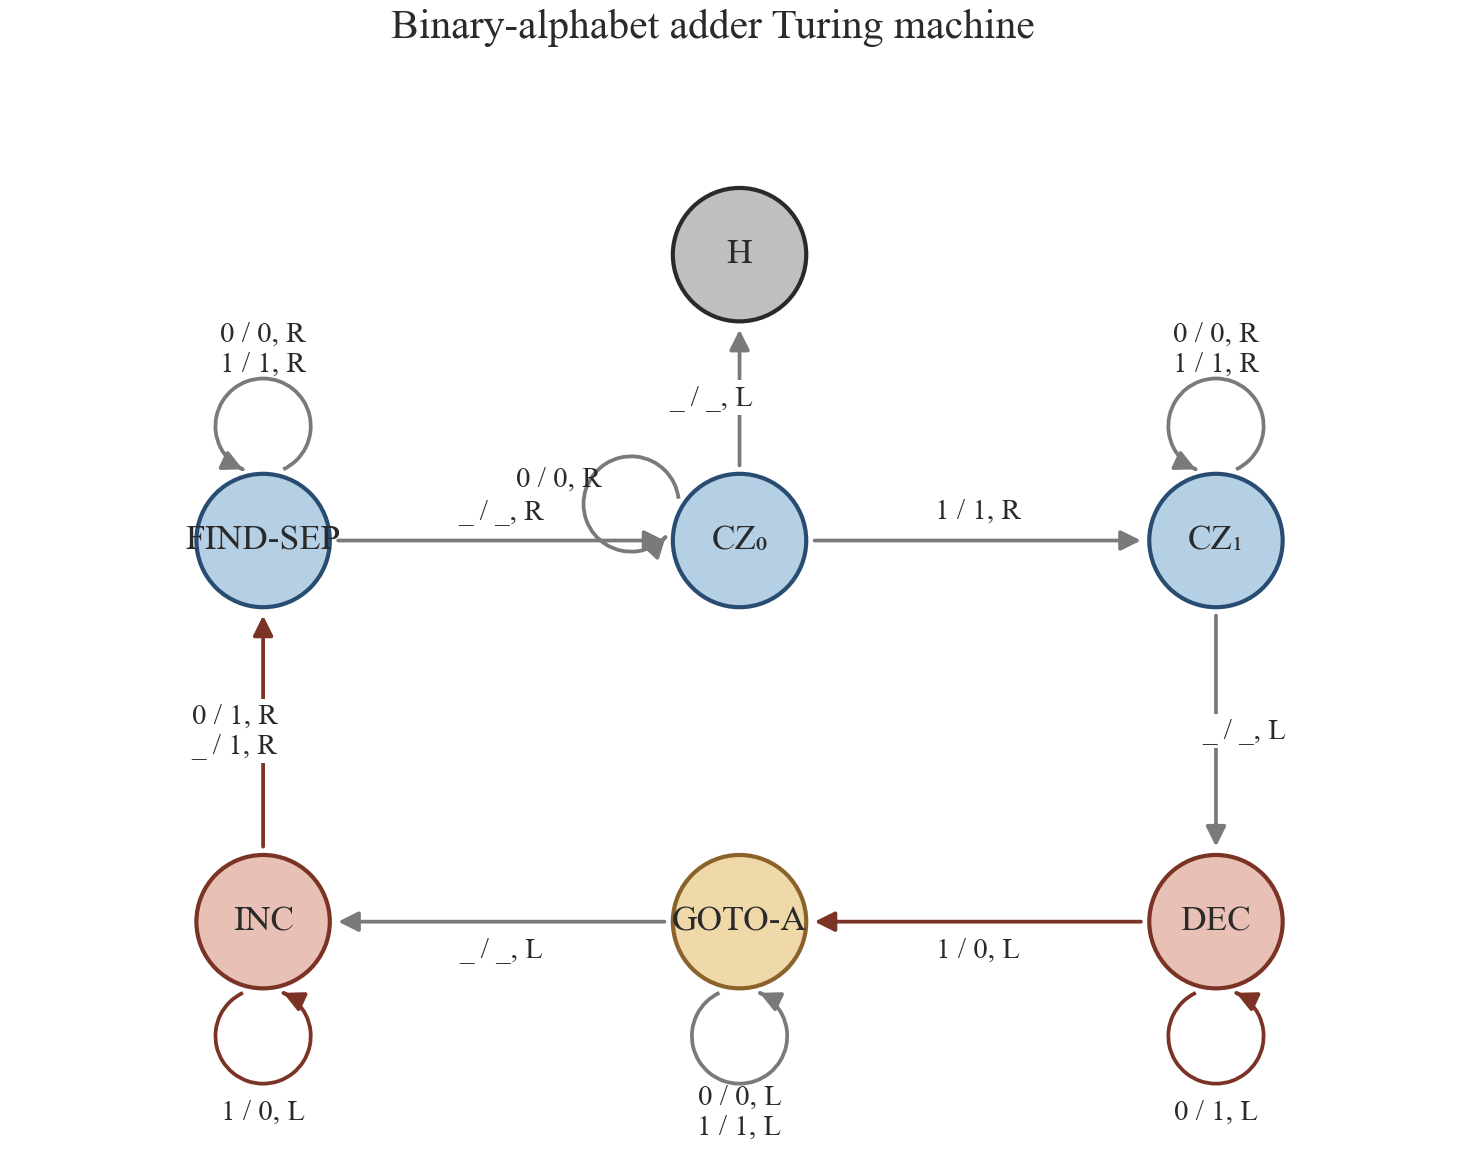

Write Python code to recreate this figure.
"""
v1 — original design.

Rectangular layout: top row scan phase, bottom row modify phase, halt above.
Phase-coloured filled nodes. Walking edges grey, writing edges red.
"""

from __future__ import annotations

import sys
from pathlib import Path

import matplotlib.pyplot as plt

sys.path.insert(0, str(Path(__file__).resolve().parents[1]))
from style import COLORS, apply_style  # noqa: E402

from _common import (  # noqa: E402
    PHASE_DARK, PHASE_LIGHT, PHASE_OF,
    PRETTY, TRANSITIONS, draw_edge, draw_node, draw_self_loop, is_writing,
    save, split_edges,
)

apply_style()

NODE_R = 0.42

POSITIONS = {
    'FIND_SEP': (0.0, 2.4),
    'CZ0':      (3.0, 2.4),
    'CZ1':      (6.0, 2.4),
    'DEC':      (6.0, 0.0),
    'GOTO_A':   (3.0, 0.0),
    'INC':      (0.0, 0.0),
    'H':        (3.0, 4.2),
}

LOOP_DIR = {
    'FIND_SEP': ( 0.0,  1.0),
    'CZ0':      (-0.95, 0.32),
    'CZ1':      ( 0.0,  1.0),
    'DEC':      ( 0.0, -1.0),
    'GOTO_A':   ( 0.0, -1.0),
    'INC':      ( 0.0, -1.0),
}


def edge_color_for(labels):
    return COLORS['red_dark'] if any(is_writing(r, w) for r, w, _ in labels) else COLORS['muted']


def main():
    fig, ax = plt.subplots(figsize=(7.0, 4.4))
    cross, loops = split_edges(TRANSITIONS)

    for (src, dst), labels in cross.items():
        draw_edge(ax, POSITIONS[src], POSITIONS[dst], labels,
                  r_src=NODE_R, r_dst=NODE_R, edge_color=edge_color_for(labels))

    for s, labels in loops.items():
        draw_self_loop(ax, POSITIONS[s], LOOP_DIR[s], labels,
                       node_radius=NODE_R, edge_color=edge_color_for(labels))

    for name, pos in POSITIONS.items():
        ph = PHASE_OF[name]
        draw_node(ax, pos, PRETTY[name], radius=NODE_R,
                  face=PHASE_LIGHT[ph], edge_color=PHASE_DARK[ph])

    ax.set_xlim(-1.6, 7.6)
    ax.set_ylim(-1.4, 5.0)
    ax.set_aspect('equal')
    ax.set_axis_off()
    fig.suptitle('Binary-alphabet adder Turing machine', fontsize=10,
                 color=COLORS['text'], y=0.97)

    save(fig, Path(__file__).with_suffix(''))


if __name__ == '__main__':
    main()
